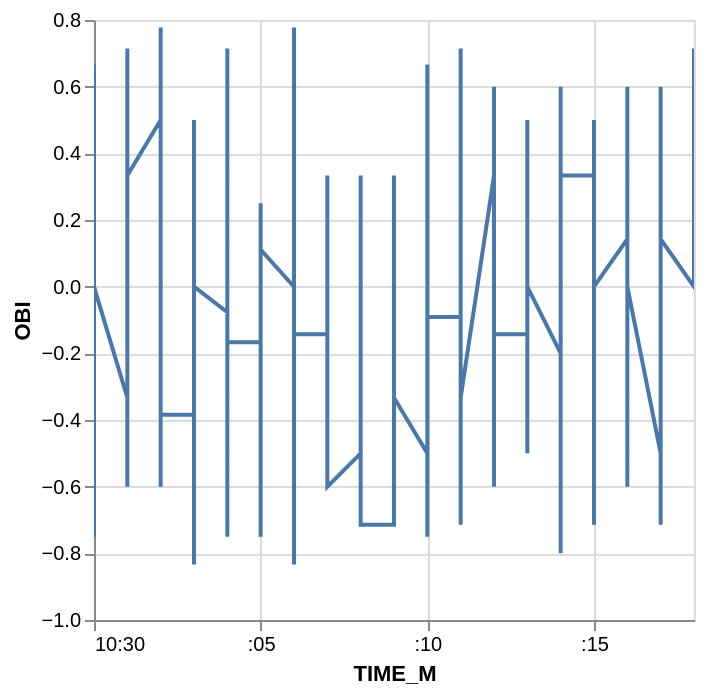

Notebook source saved alongside this figure:
### Code cell
df_tmp.head(2000).plot.line(x="TIME_M", y="OBI")

### Figure 1 — Vega-Lite specification as saved in the notebook (floating-point values rounded to 4 significant figures; data arrays with more than 128 entries replaced by an {"elided": "..."} marker saying what was removed)
{"config": {"view": {"continuousWidth": 300, "continuousHeight": 300}}, "data": {"name": "data-0236807ae42b12402ffcc17a0ca857d6"}, "mark": {"type": "line", "tooltip": true}, "encoding": {"x": {"field": "TIME_M", "type": "temporal"}, "y": {"field": "OBI", "type": "quantitative"}}, "params": [{"name": "param_8", "select": {"type": "interval", "encodings": ["x", "y"]}, "bind": "scales"}], "$schema": "https://vega.github.io/schema/vega-lite/v5.20.1.json", "datasets": {"data-0236807ae42b12402ffcc17a0ca857d6": {"elided": "2000 records"}}}
